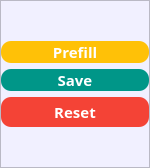
       <widget class="QFrame" name="frame_3">
        <property name="sizePolicy">
         <sizepolicy hsizetype="Expanding" vsizetype="Expanding">
          <horstretch>0</horstretch>
          <verstretch>0</verstretch>
         </sizepolicy>
        </property>
        <property name="minimumSize">
         <size>
          <width>0</width>
          <height>30</height>
         </size>
        </property>
        <property name="maximumSize">
         <size>
          <width>150</width>
          <height>16777215</height>
         </size>
        </property>
        <property name="font">
         <font>
          <family>Open Sans</family>
          <pointsize>11</pointsize>
          <stylestrategy>PreferAntialias</stylestrategy>
         </font>
        </property>
        <property name="styleSheet">
         <string notr="true">background-color: rgb(241, 240, 255);</string>
        </property>
        <property name="frameShape">
         <enum>QFrame::StyledPanel</enum>
        </property>
        <property name="frameShadow">
         <enum>QFrame::Raised</enum>
        </property>
        <layout class="QGridLayout" name="gridLayout_5">
         <property name="leftMargin">
          <number>0</number>
         </property>
         <property name="topMargin">
          <number>0</number>
         </property>
         <property name="rightMargin">
          <number>0</number>
         </property>
         <property name="bottomMargin">
          <number>0</number>
         </property>
         <item row="3" column="0">
          <widget class="QPushButton" name="Reset">
           <property name="sizePolicy">
            <sizepolicy hsizetype="Expanding" vsizetype="Expanding">
             <horstretch>0</horstretch>
             <verstretch>0</verstretch>
            </sizepolicy>
           </property>
           <property name="minimumSize">
            <size>
             <width>0</width>
             <height>30</height>
            </size>
           </property>
           <property name="maximumSize">
            <size>
             <width>16777215</width>
             <height>30</height>
            </size>
           </property>
           <property name="font">
            <font>
             <family>Open Sans</family>
             <pointsize>11</pointsize>
             <weight>75</weight>
             <bold>true</bold>
             <stylestrategy>PreferAntialias</stylestrategy>
            </font>
           </property>
           <property name="styleSheet">
            <string notr="true">background-color: rgb(244,67,54);
color: rgb(255, 255, 255);
border-radius:10;</string>
           </property>
           <property name="text">
            <string>Reset</string>
           </property>
          </widget>
         </item>
         <item row="2" column="0">
          <widget class="QPushButton" name="Save">
           <property name="sizePolicy">
            <sizepolicy hsizetype="Expanding" vsizetype="Expanding">
             <horstretch>0</horstretch>
             <verstretch>0</verstretch>
            </sizepolicy>
           </property>
           <property name="maximumSize">
            <size>
             <width>16777215</width>
             <height>30</height>
            </size>
           </property>
           <property name="font">
            <font>
             <family>Open Sans</family>
             <pointsize>11</pointsize>
             <weight>75</weight>
             <bold>true</bold>
             <stylestrategy>PreferAntialias</stylestrategy>
            </font>
           </property>
           <property name="styleSheet">
            <string notr="true">color: rgb(255, 255, 255);
background-color:rgb(0,150,136);
border-radius:10</string>
           </property>
           <property name="text">
            <string>Save</string>
           </property>
           <property name="icon">
            <iconset>
             <normaloff>../../../Resources/Images/plus.png</normaloff>../../../Resources/Images/plus.png</iconset>
           </property>
           <property name="shortcut">
            <string>Ctrl+Return</string>
           </property>
          </widget>
         </item>
         <item row="0" column="0">
          <spacer name="verticalSpacer">
           <property name="orientation">
            <enum>Qt::Vertical</enum>
           </property>
           <property name="sizeHint" stdset="0">
            <size>
             <width>20</width>
             <height>40</height>
            </size>
           </property>
          </spacer>
         </item>
         <item row="5" column="0">
          <spacer name="verticalSpacer_2">
           <property name="orientation">
            <enum>Qt::Vertical</enum>
           </property>
           <property name="sizeHint" stdset="0">
            <size>
             <width>20</width>
             <height>40</height>
            </size>
           </property>
          </spacer>
         </item>
         <item row="1" column="0">
          <widget class="QPushButton" name="Prefill">
           <property name="sizePolicy">
            <sizepolicy hsizetype="Minimum" vsizetype="Expanding">
             <horstretch>0</horstretch>
             <verstretch>0</verstretch>
            </sizepolicy>
           </property>
           <property name="minimumSize">
            <size>
             <width>100</width>
             <height>20</height>
            </size>
           </property>
           <property name="maximumSize">
            <size>
             <width>16777215</width>
             <height>30</height>
            </size>
           </property>
           <property name="font">
            <font>
             <family>Open Sans</family>
             <pointsize>11</pointsize>
             <weight>75</weight>
             <bold>true</bold>
             <stylestrategy>PreferAntialias</stylestrategy>
            </font>
           </property>
           <property name="styleSheet">
            <string notr="true">background-color:rgb(255,193,7);
color: rgb(255, 255, 255);
border-radius:10</string>
           </property>
           <property name="text">
            <string>Prefill</string>
           </property>
           <property name="shortcut">
            <string>Ctrl+S</string>
           </property>
          </widget>
         </item>
        </layout>
       </widget>
